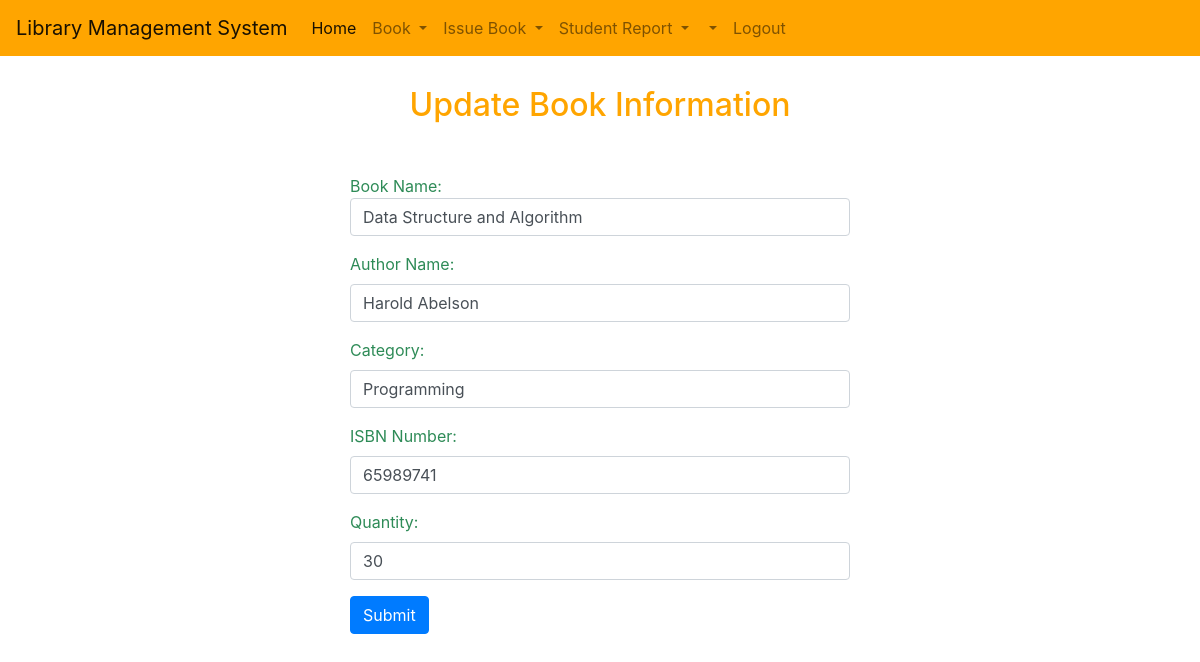
The app's page /updateBook/65989741 (signed in) with its own data.
### library/models.py (models this page shows, shortened)
class Book(models.Model):
    bookName = models.CharField(max_length=100)
    authorName = models.CharField(max_length=100)
    category = models.CharField(max_length=100)
    isbnNumber = models.CharField(max_length=50, unique=True)
    quantity = models.IntegerField()
    created = models.DateTimeField(auto_now_add=True)
    updated = models.DateTimeField(auto_now=True)

### library/views.py (the view)
# urls.py: path('updateBook/<str:book_isbn>', views.updateBook, name='updateBook'),
@login_required(login_url="/login/")
def updateBook(request, book_isbn):
    updateBook = Book.objects.get(isbnNumber=book_isbn)
    if request.method == 'POST':
        updateBook = Book.objects.get(isbnNumber=book_isbn)
        bookForm = updateBookForm(request.POST, instance=updateBook)
        if bookForm.is_valid():
            bookForm.save()
            messages.success(request, "Book Updated Successfully!")
    return render(request, 'library/updateBook.html',{'updateBook':updateBook})

### templates/library/updateBook.html (shortened to what this page needs)
{% extends 'library/base.html' %}
{% block body %}
<div class="title">
    <h2>Update Book Information</h2>
</div>
<section class="">
<div class="form">
    <form action="" method="POST">
        <div>
            Book Name:
        </div>
        <div>
            <input class="form-control mb-3" type="text" name="bookName" value="{{ updateBook.bookName }}">
        </div>
        <div>
            <label for="">Author Name:</label>
        </div>
        <div>
            <input class="form-control mb-3" type="text" name="authorName" value="{{ updateBook.authorName }}">
        </div>
        <div>
            <label for="">Category:</label>
        </div>
        <div>
            <input class="form-control mb-3" type="text" name="category" value="{{ updateBook.category }}">
        </div>
        <div>
            <label for="">ISBN Number:</label>
        </div>
        <div>
            <input class="form-control mb-3" type="text" name="isbnNumber" value="{{ updateBook.isbnNumber }}">
        </div>
        <div>
            <label for="">Quantity:</label>
        </div>
        <div>
            <input class="form-control mb-3" type="number" name="quantity" value="{{ updateBook.quantity }}">
        </div>
        <div>
            <input class="btn btn-primary mb-3" type="submit" value="Submit">
        </div>
    </form>
</div>
</section>
{% endblock %}

### staticfiles/library/css/style.css (style rules this page uses)
.form { color: seagreen; width: 500px; margin-left: 350px; margin-top: 50px; }
.title { text-align: center; margin-top: 30px; color: orange; }

### records on screen
Book: bookName "Data Structure and Algorithm", authorName "Harold Abelson", category "Programming", isbnNumber "65989741", quantity "30"
